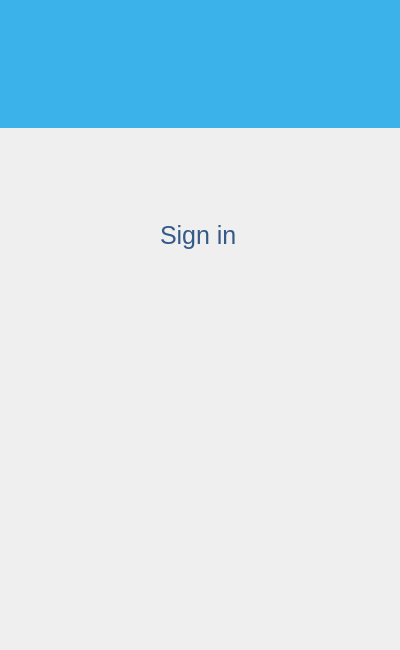
<?xml version="1.0" encoding="UTF-8"?>
<ui version="4.0">
 <class>MainWindow</class>
 <widget class="QMainWindow" name="MainWindow">
  <property name="geometry">
   <rect>
    <x>0</x>
    <y>0</y>
    <width>400</width>
    <height>650</height>
   </rect>
  </property>
  <property name="windowTitle">
   <string>Windows Live Messenger</string>
  </property>
  <property name="styleSheet">
   <string notr="true">/*#MainWindow
{
    	border-image: url(&quot;:/Resources/Message/Background.png&quot;) 0 0 0 0 stretch stretch;
}*/

#SceneBackground
{
    background: rgba(59, 178, 234, 255);
}

#SceneView
{
    border-image: url(&quot;:/Resources/DefaultScene.png&quot;) 0 0 0 0 stretch stretch;
}

#SceneOverlay
{
    background: qlineargradient(x1:0 y1:0 y2:0 y2:1, stop:0 transparent, stop:1 white);
}

#SignInLabel
{
	color: #355a88;
}</string>
  </property>
  <property name="backgroundFileName" stdset="0">
   <string/>
  </property>
  <widget class="QWidget" name="centralwidget">
   <widget class="QLabel" name="SignInLabel">
    <property name="geometry">
     <rect>
      <x>160</x>
      <y>210</y>
      <width>171</width>
      <height>51</height>
     </rect>
    </property>
    <property name="font">
     <font>
      <pointsize>19</pointsize>
     </font>
    </property>
    <property name="autoFillBackground">
     <bool>false</bool>
    </property>
    <property name="text">
     <string>Sign in</string>
    </property>
    <property name="textFormat">
     <enum>Qt::AutoText</enum>
    </property>
   </widget>
   <widget class="QLabel" name="SceneOverlay">
    <property name="geometry">
     <rect>
      <x>0</x>
      <y>0</y>
      <width>401</width>
      <height>128</height>
     </rect>
    </property>
    <property name="sizeIncrement">
     <size>
      <width>0</width>
      <height>0</height>
     </size>
    </property>
    <property name="text">
     <string/>
    </property>
   </widget>
   <widget class="CColorizedNineSlice" name="Background" native="true">
    <property name="enabled">
     <bool>true</bool>
    </property>
    <property name="geometry">
     <rect>
      <x>0</x>
      <y>0</y>
      <width>100</width>
      <height>100</height>
     </rect>
    </property>
    <property name="sizePolicy">
     <sizepolicy hsizetype="Expanding" vsizetype="Expanding">
      <horstretch>0</horstretch>
      <verstretch>0</verstretch>
     </sizepolicy>
    </property>
    <property name="backgroundFileName" stdset="0">
     <string>:/Resources/Message/Background.png</string>
    </property>
    <property name="tintColor" stdset="0">
     <color>
      <red>59</red>
      <green>178</green>
      <blue>234</blue>
     </color>
    </property>
   </widget>
   <widget class="QWidget" name="SceneView" native="true">
    <property name="geometry">
     <rect>
      <x>-1</x>
      <y>-1</y>
      <width>401</width>
      <height>128</height>
     </rect>
    </property>
    <property name="tintColor" stdset="0">
     <color>
      <red>59</red>
      <green>178</green>
      <blue>234</blue>
     </color>
    </property>
   </widget>
   <widget class="QWidget" name="SceneBackground" native="true">
    <property name="geometry">
     <rect>
      <x>0</x>
      <y>0</y>
      <width>401</width>
      <height>128</height>
     </rect>
    </property>
    <property name="tintColor" stdset="0">
     <color>
      <red>59</red>
      <green>178</green>
      <blue>234</blue>
     </color>
    </property>
   </widget>
  </widget>
 </widget>
 <customwidgets>
  <customwidget>
   <class>CColorizedNineSlice</class>
   <extends>QWidget</extends>
   <header>control/ccolorizednineslice.h</header>
   <container>1</container>
  </customwidget>
 </customwidgets>
 <resources/>
 <connections/>
</ui>
